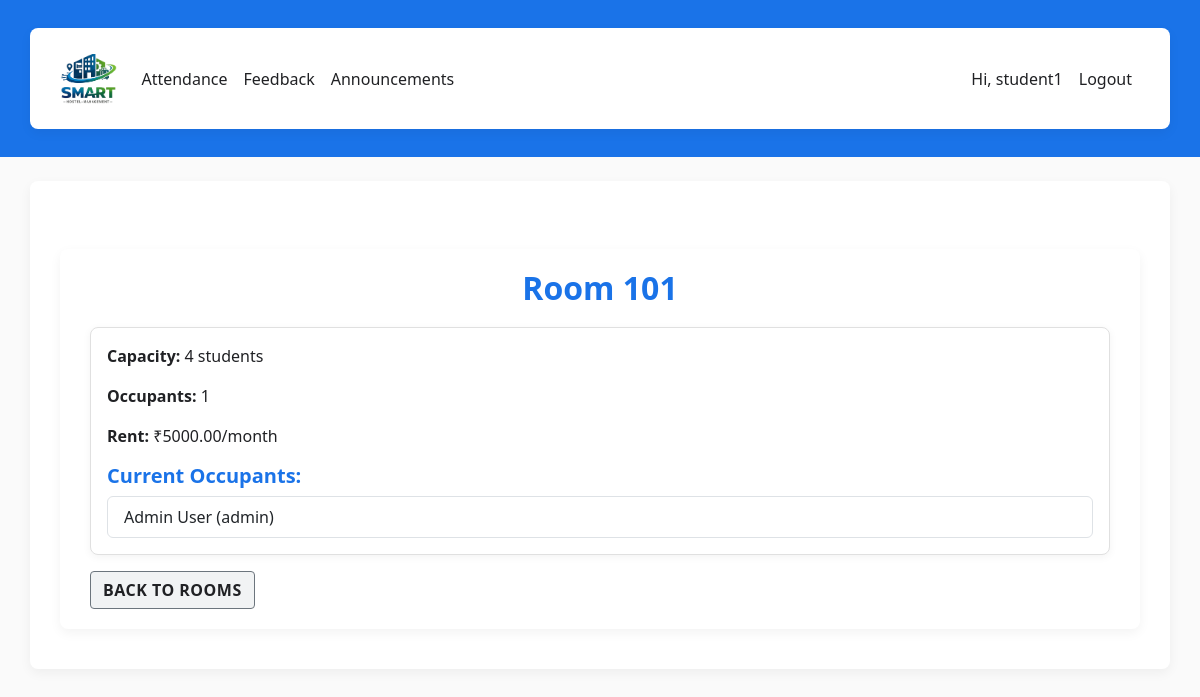
The page /rooms/1/ (signed in) on the database its author committed.
### hostel/models.py (models this page shows, shortened)
class Room(models.Model):
    room_no = models.CharField(max_length=10, unique=True)
    capacity = models.PositiveIntegerField(default=1)
    rent = models.DecimalField(max_digits=8, decimal_places=2, default=0)
    is_active = models.BooleanField(default=True)
    @property
    def occupants_count(self):
        return self.studentprofile_set.count()

class StudentProfile(models.Model):
    user = models.OneToOneField(User, on_delete=models.CASCADE)
    roll_number = models.CharField(max_length=30, blank=True, null=True)
    room = models.ForeignKey(Room, on_delete=models.SET_NULL, null=True, blank=True)
    fees_due = models.DecimalField(max_digits=9, decimal_places=2, default=0)
    fees_paid = models.DecimalField(max_digits=9, decimal_places=2, default=0)
    joined_on = models.DateField(default=timezone.now)

### hostel/views.py (the view)
# urls.py: path('rooms/<int:pk>/', views.room_detail, name='room_detail'),
@login_required
def room_detail(request, pk):
    room = get_object_or_404(Room, pk=pk)
    occupants = room.studentprofile_set.all()
    return render(request, 'hostel/room_detail.html', {'room': room, 'occupants': occupants})

### templates/hostel/room_detail.html
{% extends 'hostel/base.html' %}
{% block content %}
<div class="container mt-5">
  <h2>Room {{ room.room_no }}</h2>
  <div class="card">
    <div class="card-body">
      <p><strong>Capacity:</strong> {{ room.capacity }} students</p>
      <p><strong>Occupants:</strong> {{ room.occupants_count }}</p>
      <p><strong>Rent:</strong> ₹{{ room.rent }}/month</p>
      <h5>Current Occupants:</h5>
      {% if occupants %}
        <ul class="list-group">
          {% for occupant in occupants %}
            <li class="list-group-item">{{ occupant.user.get_full_name }} ({{ occupant.user.username }})</li>
          {% endfor %}
        </ul>
      {% else %}
        <p>No occupants currently.</p>
      {% endif %}
    </div>
  </div>
  <a href="{% url 'rooms' %}" class="btn btn-secondary mt-3">Back to Rooms</a>
</div>
{% endblock %}

### templates/hostel/base.html (shortened to what this page needs)
{% load static %}
<!doctype html>
<html lang="en">
  <head>
    <link href="https://cdn.jsdelivr.net/npm/bootstrap@5.3.2/dist/css/bootstrap.min.css" rel="stylesheet">
    <link href="{% static 'hostel/css/style.css' %}" rel="stylesheet">
  </head>
  <body>
    <nav class="navbar navbar-expand-lg navbar-dark mb-4" style="background: #1A73E8;">
      <div class="container">
        <a class="navbar-brand" href="{% url 'home' %}">
          <img src="{% static 'hostel/img/logo.png' %}" alt="Smart Hostel" class="d-inline-block align-text-top logo-img">
        </a>
        <div class="collapse navbar-collapse" id="nav">
          <ul class="navbar-nav me-auto">
            {% if user.is_authenticated %}
              {% if not user.is_staff %}
                <li class="nav-item"><a class="nav-link" href="{% url 'attendance' %}">Attendance</a></li>
                <li class="nav-item"><a class="nav-link" href="{% url 'feedback' %}">Feedback</a></li>
                <li class="nav-item"><a class="nav-link" href="{% url 'announcements' %}">Announcements</a></li>
              {% endif %}
            {% endif %}
          </ul>
          <ul class="navbar-nav">
            {% if user.is_authenticated %}
              <li class="nav-item"><span class="nav-link">Hi, {{ user.username }}</span></li>
              <li class="nav-item"><a class="nav-link" href="{% url 'logout' %}">Logout</a></li>
            {% else %}
              <li class="nav-item"><a class="nav-link" href="{% url 'login' %}">Login</a></li>
              <li class="nav-item"><a class="nav-link" href="{% url 'signup' %}">Sign up</a></li>
            {% endif %}
          </ul>
        </div>
      </div>
    </nav>
    <div class="container">
      {% block content %}{% endblock %}
    </div>
  </body>
</html>

### static/hostel/css/style.css (style rules this page uses)
body { font-family: 'Segoe UI', Tahoma, Geneva, Verdana, sans-serif; background: #FAFAFA; color: #202124; min-height: 100vh; margin: 0; }
.container { background: #FFFFFF; border-radius: 8px; box-shadow: 0 4px 12px rgba(0,0,0,0.05); margin: 20px auto; padding: 20px 30px; }
h1,h2,h3,h4,h5,h6 { color: #1A73E8; font-weight: 600; }
h2 { text-align: center; margin-bottom: 20px; }
a { color: #0D47A1; }
.card { background: #FFFFFF; border: 1px solid #e0e0e0; border-radius: 8px; box-shadow: 0 2px 8px rgba(0,0,0,0.05); transition: transform 0.2s ease, box-shadow 0.2s ease; }
.card-body { padding: 16px; }
.btn { border-radius: 4px; font-weight: 600; text-transform: uppercase; letter-spacing: 0.5px; transition: background 0.2s ease; }
.btn-secondary { background: #F1F3F4; color: #202124; }
p, li, span, label, input, textarea { color: #202124; }
a, .nav-link { color: #0D47A1; }
.mt-3 { margin-top: 1rem; }
.navbar, .footer { background: #1A73E8; }
.navbar .nav-link, .footer a { color: #202124 !important; }
.navbar .navbar-brand { color: #202124 !important; }
.navbar-brand img { height: 50px; width: auto; display: block; }

### rows shown on the page
Room: room_no "101", capacity "4", occupants_count "1", rent "5000.00"
StudentProfile: user.get_full_name "Admin User", user.username "admin"

### other values the page prints
{{ user.username }} "student1"
